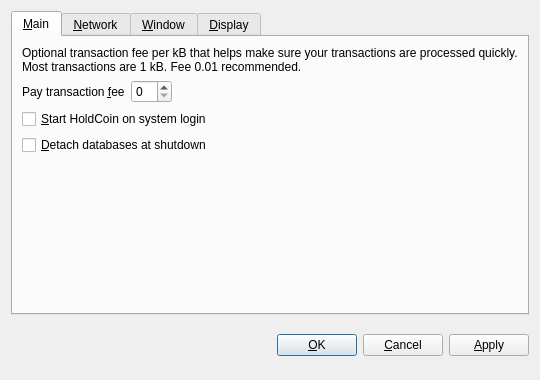
<?xml version="1.0" encoding="UTF-8"?>
<ui version="4.0">
 <class>OptionsDialog</class>
 <widget class="QDialog" name="OptionsDialog">
  <property name="geometry">
   <rect>
    <x>0</x>
    <y>0</y>
    <width>540</width>
    <height>380</height>
   </rect>
  </property>
  <property name="windowTitle">
   <string>Options</string>
  </property>
  <property name="modal">
   <bool>true</bool>
  </property>
  <layout class="QVBoxLayout" name="verticalLayout">
   <item>
    <widget class="QTabWidget" name="tabWidget">
     <property name="tabPosition">
      <enum>QTabWidget::North</enum>
     </property>
     <property name="currentIndex">
      <number>0</number>
     </property>
     <widget class="QWidget" name="tabMain">
      <attribute name="title">
       <string>&amp;Main</string>
      </attribute>
      <layout class="QVBoxLayout" name="verticalLayout_Main">
       <item>
        <widget class="QLabel" name="transactionFeeInfoLabel">
         <property name="text">
          <string>Optional transaction fee per kB that helps make sure your transactions are processed quickly. Most transactions are 1 kB. Fee 0.01 recommended.</string>
         </property>
         <property name="textFormat">
          <enum>Qt::PlainText</enum>
         </property>
         <property name="wordWrap">
          <bool>true</bool>
         </property>
        </widget>
       </item>
       <item>
        <layout class="QHBoxLayout" name="horizontalLayout_Main">
         <item>
          <widget class="QLabel" name="transactionFeeLabel">
           <property name="text">
            <string>Pay transaction &amp;fee</string>
           </property>
           <property name="textFormat">
            <enum>Qt::PlainText</enum>
           </property>
           <property name="buddy">
            <cstring>transactionFee</cstring>
           </property>
          </widget>
         </item>
         <item>
          <widget class="BitcoinAmountField" name="transactionFee"/>
         </item>
         <item>
          <spacer name="horizontalSpacer_Main">
           <property name="orientation">
            <enum>Qt::Horizontal</enum>
           </property>
           <property name="sizeHint" stdset="0">
            <size>
             <width>40</width>
             <height>20</height>
            </size>
           </property>
          </spacer>
         </item>
        </layout>
       </item>
       <item>
        <widget class="QCheckBox" name="bitcoinAtStartup">
         <property name="toolTip">
          <string>Automatically start HoldCoin after logging in to the system.</string>
         </property>
         <property name="text">
          <string>&amp;Start HoldCoin on system login</string>
         </property>
        </widget>
       </item>
       <item>
        <widget class="QCheckBox" name="detachDatabases">
         <property name="toolTip">
          <string>Detach block and address databases at shutdown. This means they can be moved to another data directory, but it slows down shutdown. The wallet is always detached.</string>
         </property>
         <property name="text">
          <string>&amp;Detach databases at shutdown</string>
         </property>
        </widget>
       </item>
       <item>
        <spacer name="verticalSpacer_Main">
         <property name="orientation">
          <enum>Qt::Vertical</enum>
         </property>
         <property name="sizeHint" stdset="0">
          <size>
           <width>20</width>
           <height>40</height>
          </size>
         </property>
        </spacer>
       </item>
      </layout>
     </widget>
     <widget class="QWidget" name="tabNetwork">
      <attribute name="title">
       <string>&amp;Network</string>
      </attribute>
      <layout class="QVBoxLayout" name="verticalLayout_Network">
       <item>
        <widget class="QCheckBox" name="mapPortUpnp">
         <property name="toolTip">
          <string>Automatically open the HoldCoin client port on the router. This only works when your router supports UPnP and it is enabled.</string>
         </property>
         <property name="text">
          <string>Map port using &amp;UPnP</string>
         </property>
        </widget>
       </item>
       <item>
        <widget class="QCheckBox" name="connectSocks">
         <property name="toolTip">
          <string>Connect to the HoldCoin network through a SOCKS proxy (e.g. when connecting through Tor).</string>
         </property>
         <property name="text">
          <string>&amp;Connect through SOCKS proxy:</string>
         </property>
        </widget>
       </item>
       <item>
        <layout class="QHBoxLayout" name="horizontalLayout_Network">
         <item>
          <widget class="QLabel" name="proxyIpLabel">
           <property name="text">
            <string>Proxy &amp;IP:</string>
           </property>
           <property name="textFormat">
            <enum>Qt::PlainText</enum>
           </property>
           <property name="buddy">
            <cstring>proxyIp</cstring>
           </property>
          </widget>
         </item>
         <item>
          <widget class="QValidatedLineEdit" name="proxyIp">
           <property name="maximumSize">
            <size>
             <width>140</width>
             <height>16777215</height>
            </size>
           </property>
           <property name="toolTip">
            <string>IP address of the proxy (e.g. 127.0.0.1)</string>
           </property>
          </widget>
         </item>
         <item>
          <widget class="QLabel" name="proxyPortLabel">
           <property name="text">
            <string>&amp;Port:</string>
           </property>
           <property name="textFormat">
            <enum>Qt::PlainText</enum>
           </property>
           <property name="buddy">
            <cstring>proxyPort</cstring>
           </property>
          </widget>
         </item>
         <item>
          <widget class="QLineEdit" name="proxyPort">
           <property name="maximumSize">
            <size>
             <width>55</width>
             <height>16777215</height>
            </size>
           </property>
           <property name="toolTip">
            <string>Port of the proxy (e.g. 9050)</string>
           </property>
          </widget>
         </item>
         <item>
          <widget class="QLabel" name="socksVersionLabel">
           <property name="text">
            <string>SOCKS &amp;Version:</string>
           </property>
           <property name="textFormat">
            <enum>Qt::PlainText</enum>
           </property>
           <property name="buddy">
            <cstring>socksVersion</cstring>
           </property>
          </widget>
         </item>
         <item>
          <widget class="QValueComboBox" name="socksVersion">
           <property name="toolTip">
            <string>SOCKS version of the proxy (e.g. 5)</string>
           </property>
          </widget>
         </item>
         <item>
          <spacer name="horizontalSpacer_Network">
           <property name="orientation">
            <enum>Qt::Horizontal</enum>
           </property>
           <property name="sizeHint" stdset="0">
            <size>
             <width>40</width>
             <height>20</height>
            </size>
           </property>
          </spacer>
         </item>
        </layout>
       </item>
       <item>
        <spacer name="verticalSpacer_Network">
         <property name="orientation">
          <enum>Qt::Vertical</enum>
         </property>
         <property name="sizeHint" stdset="0">
          <size>
           <width>20</width>
           <height>40</height>
          </size>
         </property>
        </spacer>
       </item>
      </layout>
     </widget>
     <widget class="QWidget" name="tabWindow">
      <attribute name="title">
       <string>&amp;Window</string>
      </attribute>
      <layout class="QVBoxLayout" name="verticalLayout_Window">
       <item>
        <widget class="QCheckBox" name="minimizeToTray">
         <property name="toolTip">
          <string>Show only a tray icon after minimizing the window.</string>
         </property>
         <property name="text">
          <string>&amp;Minimize to the tray instead of the taskbar</string>
         </property>
        </widget>
       </item>
       <item>
        <widget class="QCheckBox" name="minimizeOnClose">
         <property name="toolTip">
          <string>Minimize instead of exit the application when the window is closed. When this option is enabled, the application will be closed only after selecting Quit in the menu.</string>
         </property>
         <property name="text">
          <string>M&amp;inimize on close</string>
         </property>
        </widget>
       </item>
       <item>
        <spacer name="verticalSpacer_Window">
         <property name="orientation">
          <enum>Qt::Vertical</enum>
         </property>
         <property name="sizeHint" stdset="0">
          <size>
           <width>20</width>
           <height>40</height>
          </size>
         </property>
        </spacer>
       </item>
      </layout>
     </widget>
     <widget class="QWidget" name="tabDisplay">
      <attribute name="title">
       <string>&amp;Display</string>
      </attribute>
      <layout class="QVBoxLayout" name="verticalLayout_Display">
       <item>
        <layout class="QHBoxLayout" name="horizontalLayout_1_Display">
         <item>
          <widget class="QLabel" name="langLabel">
           <property name="text">
            <string>User Interface &amp;language:</string>
           </property>
           <property name="textFormat">
            <enum>Qt::PlainText</enum>
           </property>
           <property name="buddy">
            <cstring>lang</cstring>
           </property>
          </widget>
         </item>
         <item>
          <widget class="QValueComboBox" name="lang">
           <property name="toolTip">
            <string>The user interface language can be set here. This setting will take effect after restarting HoldCoin.</string>
           </property>
          </widget>
         </item>
        </layout>
       </item>
       <item>
        <layout class="QHBoxLayout" name="horizontalLayout_2_Display">
         <item>
          <widget class="QLabel" name="unitLabel">
           <property name="text">
            <string>&amp;Unit to show amounts in:</string>
           </property>
           <property name="textFormat">
            <enum>Qt::PlainText</enum>
           </property>
           <property name="buddy">
            <cstring>unit</cstring>
           </property>
          </widget>
         </item>
         <item>
          <widget class="QValueComboBox" name="unit">
           <property name="toolTip">
            <string>Choose the default subdivision unit to show in the interface and when sending coins.</string>
           </property>
          </widget>
         </item>
        </layout>
       </item>
       <item>
        <widget class="QCheckBox" name="displayAddresses">
         <property name="toolTip">
          <string>Whether to show HoldCoin addresses in the transaction list or not.</string>
         </property>
         <property name="text">
          <string>&amp;Display addresses in transaction list</string>
         </property>
        </widget>
       </item>
       <item>
        <widget class="QCheckBox" name="coinControlFeatures">
         <property name="toolTip">
          <string>Whether to show coin control features or not.</string>
         </property>
         <property name="text">
          <string>Display coin &amp;control features (experts only!)</string>
         </property>
        </widget>
       </item>
       <item>
        <spacer name="verticalSpacer_Display">
         <property name="orientation">
          <enum>Qt::Vertical</enum>
         </property>
         <property name="sizeHint" stdset="0">
          <size>
           <width>20</width>
           <height>40</height>
          </size>
         </property>
        </spacer>
       </item>
      </layout>
     </widget>
    </widget>
   </item>
   <item>
    <layout class="QHBoxLayout" name="horizontalLayout_Buttons">
     <item>
      <spacer name="horizontalSpacer_1">
       <property name="orientation">
        <enum>Qt::Horizontal</enum>
       </property>
       <property name="sizeHint" stdset="0">
        <size>
         <width>40</width>
         <height>48</height>
        </size>
       </property>
      </spacer>
     </item>
     <item>
      <widget class="QLabel" name="statusLabel">
       <property name="font">
        <font>
         <weight>75</weight>
         <bold>true</bold>
        </font>
       </property>
       <property name="text">
        <string/>
       </property>
       <property name="textFormat">
        <enum>Qt::PlainText</enum>
       </property>
       <property name="wordWrap">
        <bool>true</bool>
       </property>
      </widget>
     </item>
     <item>
      <spacer name="horizontalSpacer_2">
       <property name="orientation">
        <enum>Qt::Horizontal</enum>
       </property>
       <property name="sizeHint" stdset="0">
        <size>
         <width>40</width>
         <height>48</height>
        </size>
       </property>
      </spacer>
     </item>
     <item>
      <widget class="QPushButton" name="okButton">
       <property name="text">
        <string>&amp;OK</string>
       </property>
      </widget>
     </item>
     <item>
      <widget class="QPushButton" name="cancelButton">
       <property name="text">
        <string>&amp;Cancel</string>
       </property>
       <property name="autoDefault">
        <bool>false</bool>
       </property>
      </widget>
     </item>
     <item>
      <widget class="QPushButton" name="applyButton">
       <property name="text">
        <string>&amp;Apply</string>
       </property>
       <property name="autoDefault">
        <bool>false</bool>
       </property>
      </widget>
     </item>
    </layout>
   </item>
  </layout>
 </widget>
 <customwidgets>
  <customwidget>
   <class>BitcoinAmountField</class>
   <extends>QSpinBox</extends>
   <header>bitcoinamountfield.h</header>
  </customwidget>
  <customwidget>
   <class>QValueComboBox</class>
   <extends>QComboBox</extends>
   <header>qvaluecombobox.h</header>
  </customwidget>
  <customwidget>
   <class>QValidatedLineEdit</class>
   <extends>QLineEdit</extends>
   <header>qvalidatedlineedit.h</header>
  </customwidget>
 </customwidgets>
 <resources/>
 <connections/>
</ui>
